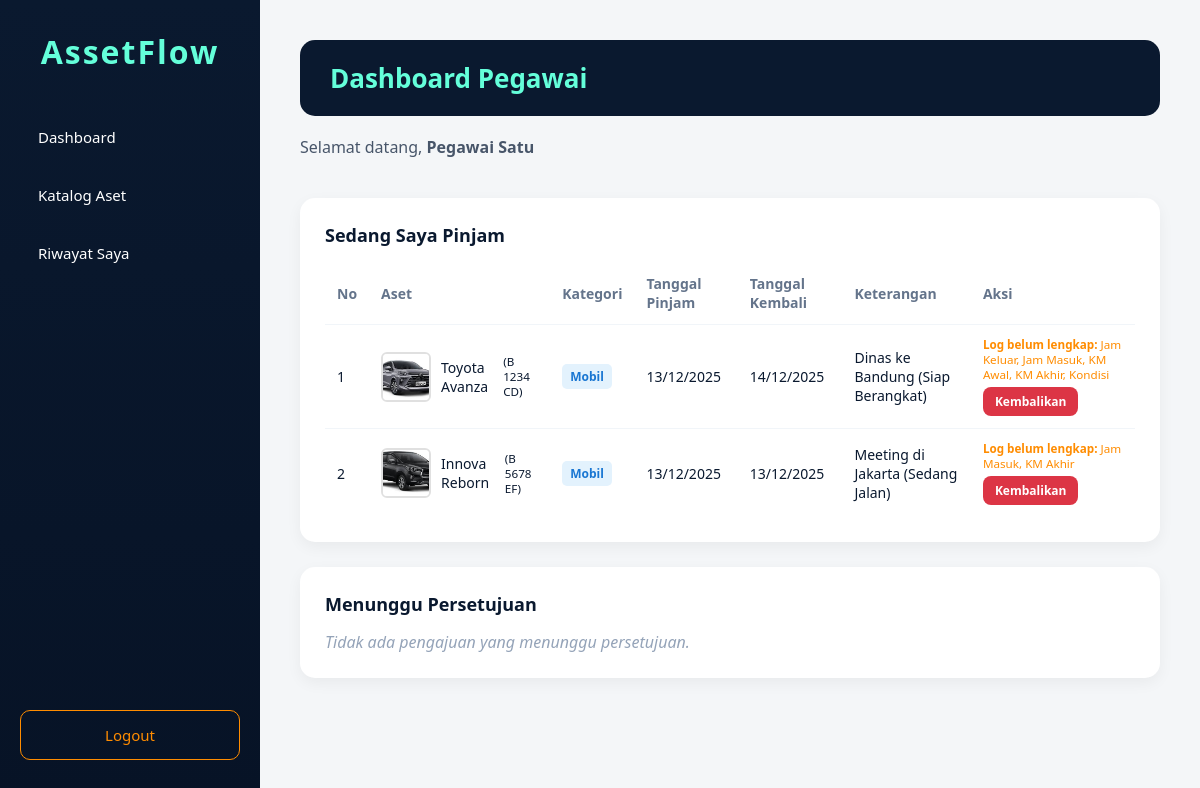
Page /index.php (signed in) on the committed database.
### tables this page shows
CREATE TABLE `loans` (
  `id_loan` int(11) NOT NULL,
  `id_user` int(11) NOT NULL,
  `id_aset` int(11) NOT NULL,
  `driver_id` int(11) DEFAULT NULL,
  `tgl_pinjam` date NOT NULL,
  `tgl_kembali` date NOT NULL,
  `jam_keluar` datetime DEFAULT NULL,
  `jam_masuk` datetime DEFAULT NULL,
  `km_awal` int(11) DEFAULT NULL,
  `km_akhir` int(11) DEFAULT NULL,
  `kondisi_mobil` text DEFAULT NULL,
  `keterangan` text NOT NULL,
  `alasan_penolakan` text DEFAULT NULL,
  `status_loan` enum('pending','approved','rejected','on_loan','returned') NOT NULL DEFAULT 'pending',
  `returned_at` datetime DEFAULT NULL,
  `created_at` datetime NOT NULL DEFAULT CURRENT_TIMESTAMP,
  `updated_at` datetime NOT NULL DEFAULT CURRENT_TIMESTAMP ON UPDATE CURRENT_TIMESTAMP
);

CREATE TABLE `assets` (
  `id_aset` int(11) NOT NULL,
  `nama_aset` varchar(100) NOT NULL,
  `kategori` enum('mobil','elektronik') NOT NULL,
  `plat_nomor` varchar(20) DEFAULT NULL,
  `status_aset` enum('tersedia','maintenance','rusak') NOT NULL DEFAULT 'tersedia',
  `gambar` varchar(255) DEFAULT NULL,
  `created_at` datetime NOT NULL DEFAULT CURRENT_TIMESTAMP,
  `updated_at` datetime NOT NULL DEFAULT CURRENT_TIMESTAMP ON UPDATE CURRENT_TIMESTAMP,
  `deleted_at` datetime DEFAULT NULL
);

### auth_check.php (called while the page is built, shortened)
<?php
function e($value) {
    return htmlspecialchars((string) ($value ?? ''), ENT_QUOTES, 'UTF-8');
}
function asset_image_src($filename) {
    $basename = basename($filename);
    $path = __DIR__ . DIRECTORY_SEPARATOR . 'assets' . DIRECTORY_SEPARATOR . 'img' . DIRECTORY_SEPARATOR . $basename;
    return 'assets/img/' . rawurlencode($basename);
}

### index.php (the view, shortened to what this page needs)
<?php
require_once 'database/db.php';
require_once 'auth_check.php';
$user_id = $_SESSION['user_id'];
$nama = $_SESSION['nama'];
$query_sedang_pinjam = "SELECT l.*, a.nama_aset, a.kategori, a.plat_nomor, a.gambar
                        FROM loans l
                        JOIN assets a ON l.id_aset = a.id_aset
                        WHERE l.id_user = :user_id
                        AND (
                            l.status_loan = 'on_loan'
                            OR (l.status_loan = 'approved' AND l.tgl_pinjam <= CURDATE())
                        )
                        ORDER BY l.tgl_pinjam DESC";
$stmt_sedang = $conn->prepare($query_sedang_pinjam);
$stmt_sedang->bindParam(':user_id', $user_id);
$stmt_sedang->execute();
$sedang_pinjam = $stmt_sedang->fetchAll();
$query_menunggu = "SELECT l.*, a.nama_aset, a.kategori, a.plat_nomor, a.gambar
                   FROM loans l
                   JOIN assets a ON l.id_aset = a.id_aset
                   WHERE l.id_user = :user_id
                   AND (
                       l.status_loan = 'pending'
                       OR (l.status_loan = 'approved' AND l.tgl_pinjam > CURDATE())
                   )
                   ORDER BY l.tgl_pinjam DESC";
$stmt_menunggu = $conn->prepare($query_menunggu);
$stmt_menunggu->bindParam(':user_id', $user_id);
$stmt_menunggu->execute();
$menunggu = $stmt_menunggu->fetchAll();
?>
<!DOCTYPE html>
<html lang="id">
<head>
    <link rel="stylesheet" href="css/style_pegawai.css">
</head>
<body>
    <div class="sidebar">
        <h2>AssetFlow</h2>
        <a href="index.php">Dashboard</a>
        <a href="katalog_aset.php">Katalog Aset</a>
        <a href="riwayat_saya.php">Riwayat Saya</a>
        <a href="logout.php" class="logout">Logout</a>
    </div>
    <div class="main-content">
        <h1>Dashboard Pegawai</h1>
        <p class="welcome">Selamat datang, <strong><?= e($nama) ?></strong></p>
        <div class="box-container">
            <h2>Sedang Saya Pinjam</h2>
            <?php if (empty($sedang_pinjam)): ?>
                <p class="empty">Tidak ada aset yang sedang dipinjam.</p>
            <?php else: ?>
                <table class="simple-table">
                    <tr>
                        <th>No</th>
                        <th>Aset</th>
                        <th>Kategori</th>
                        <th>Tanggal Pinjam</th>
                        <th>Tanggal Kembali</th>
                        <th>Keterangan</th>
                        <th>Aksi</th>
                    </tr>
                    <?php $no = 1; foreach ($sedang_pinjam as $item): ?>
                    <tr>
                        <td><?= $no++ ?></td>
                            <td>
                                <div class="asset-info-table">
                                    <img src="<?= e(asset_image_src($item['gambar'])) ?>" alt="<?= e($item['nama_aset']) ?>" class="asset-thumb">
                                    <span><?= e($item['nama_aset']) ?></span>
                                    <?php if ($item['plat_nomor']): ?>
                                        <small>(<?= e($item['plat_nomor']) ?>)</small>
                                    <?php endif; ?>
                                </div>
                            </td>
                        <td><span class="badge badge-<?= e($item['kategori']) ?>"><?= e(ucfirst($item['kategori'])) ?></span></td>
                        <td><?= date('d/m/Y', strtotime($item['tgl_pinjam'])) ?></td>
                        <td><?= date('d/m/Y', strtotime($item['tgl_kembali'])) ?></td>
                        <td><?= e($item['keterangan']) ?></td>
                        <td>
                            <?php
                            $log_belum_lengkap = false;
                            $log_info = [];
                            if ($item['kategori'] == 'mobil') {
                                if (empty($item['jam_keluar'])) {
                                    $log_belum_lengkap = true;
                                    $log_info[] = "Jam Keluar";
                                }
                                if (empty($item['jam_masuk'])) {
                                    $log_belum_lengkap = true;
                                    $log_info[] = "Jam Masuk";
                                }
                                if (!empty($item['driver_id'])) {
                                    if (empty($item['km_awal'])) {
                                        $log_belum_lengkap = true;
                                        $log_info[] = "KM Awal";
                                    }
                                    if (empty($item['km_akhir'])) {
                                        $log_belum_lengkap = true;
                                        $log_info[] = "KM Akhir";
                                    }
                                    if (empty($item['kondisi_mobil'])) {
                                        $log_belum_lengkap = true;
                                        $log_info[] = "Kondisi";
                                    }
                                }
                            }
                            ?>
                            <?php if ($log_belum_lengkap): ?>
                                <small style="color: #FF8C00; display: block; margin-bottom: 5px;">
                                    <strong>Log belum lengkap:</strong> <?= implode(", ", $log_info) ?>
                                </small>
                            <?php endif; ?>
                            <form method="POST" style="display: inline;" onsubmit="return confirm('Yakin ingin mengembalikan aset ini?');">
                                <button type="submit" name="kembalikan" class="btn btn-return" <?= $log_belum_lengkap ? 'title="Log belum lengkap, pengembalian mungkin gagal"' : '' ?>>Kembalikan</button>
                            </form>
                        </td>
                    </tr>
                    <?php endforeach; ?>
                </table>
            <?php endif; ?>
        </div>
        <div class="box-container">
            <h2>Menunggu Persetujuan</h2>
            <?php if (empty($menunggu)): ?>
                <p class="empty">Tidak ada pengajuan yang menunggu persetujuan.</p>
            <?php endif; ?>
        </div>
    </div>
</body>
</html>

### css/style_pegawai.css (style rules this page uses)
* { margin: 0; padding: 0; box-sizing: border-box; font-family: "Segoe UI", Tahoma, sans-serif; }
body { background-color: #F4F6F8; color: #0A192F; }
.sidebar { position: fixed; top: 0; left: 0; width: 260px; height: 100vh; background: linear-gradient(180deg, #0A192F, #071326); padding: 30px 20px; display: flex; flex-direction: column; z-index: 1000; }
.sidebar h2 { color: #64FFDA; font-size: 32px; text-align: center; margin-bottom: 40px; letter-spacing: 2px; }
.sidebar a { color: #FFFFFF; text-decoration: none; padding: 14px 18px; margin-bottom: 10px; border-radius: 10px; font-size: 15px; display: block; transition: 0.3s; }
.sidebar .logout { margin-top: auto; border: 1px solid #FF8C00; color: #FF8C00; text-align: center; }
.main-content { margin-left: 260px; padding: 40px; }
h1 { color: #64FFDA; background-color: #0A192F; padding: 20px 30px; border-radius: 15px; margin-bottom: 20px; font-size: 26px; }
.welcome { color: #475569; margin-bottom: 40px; font-size: 16px; }
h2 { font-size: 18px; color: #0A192F; margin-bottom: 15px; margin-top: 0; }
.box-container { background: #FFFFFF; padding: 25px; border-radius: 15px; box-shadow: 0 5px 15px rgba(0,0,0,0.05); margin-bottom: 25px; }
.simple-table { width: 100%; border-collapse: collapse; }
.simple-table th, .simple-table td { padding: 12px; text-align: left; border-bottom: 1px solid #F1F5F9; font-size: 14px; }
.simple-table th { color: #64748B; font-weight: 600; }
.simple-table tr:last-child td { border-bottom: none; }
.badge { padding: 4px 8px; border-radius: 5px; font-size: 12px; font-weight: 600; display: inline-block; }
.badge-mobil { background: #e3f2fd; color: #1976d2; }
.btn { display: inline-block; padding: 10px 20px; border-radius: 8px; text-decoration: none; font-size: 14px; font-weight: 600; border: none; cursor: pointer; transition: opacity 0.2s; text-align: center; }
.btn-return { background-color: #dc3545; color: white; padding: 6px 12px; font-size: 12px; }
.asset-info-table { display: flex; align-items: center; gap: 10px; }
.asset-thumb { width: 50px; height: 50px; object-fit: cover; border-radius: 6px; border: 2px solid #e0e0e0; }
.empty { color: #94A3B8; font-style: italic; }

### rows in the picture
loans: id_aset.gambar (picture), id_aset.nama_aset "Toyota Avanza", id_aset.plat_nomor "B 1234 CD", id_aset.kategori "Mobil", tgl_pinjam "13/12/2025", tgl_kembali "14/12/2025", keterangan "Dinas ke Bandung (Siap Berangkat)", log_info "Jam Keluar, Jam Masuk, KM Awal, KM Akhir, Kondisi"
loans: id_aset.gambar (picture), id_aset.nama_aset "Innova Reborn", id_aset.plat_nomor "B 5678 EF", id_aset.kategori "Mobil", tgl_pinjam "13/12/2025", tgl_kembali "13/12/2025", keterangan "Meeting di Jakarta (Sedang Jalan)", log_info "Jam Masuk, KM Akhir"

### other values in the picture
$nama "Pegawai Satu"
